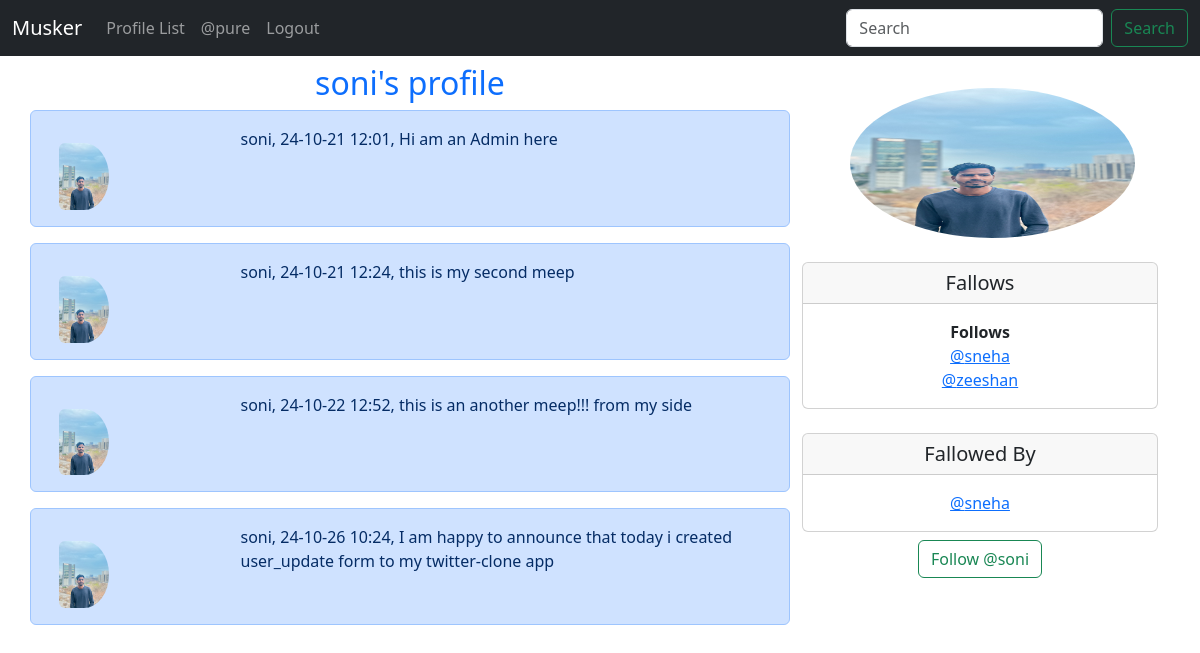
The page /profile/1 (signed in) on the database its author committed.
### musker/models.py (models this page shows)
class Profile(models.Model):
    user = models.OneToOneField(User, on_delete=models.CASCADE)
    fallows = models.ManyToManyField("self", related_name='fallowed_by',
                                     symmetrical=False, blank=True)
    date_modified = models.DateTimeField(User,auto_now=True)
    profile_image = models.ImageField(null=True,blank=True,upload_to='images/')
    def __str__(self):
        return self.user.username

class Meep(models.Model):
    user=models.ForeignKey(User,related_name='meeps',on_delete=models.DO_NOTHING)
    body=models.CharField(max_length=500)
    created_at=models.DateTimeField(auto_now_add=True)
    def __str__(self):
        return (
            f'{self.user}'",     "
            f'{self.created_at:%y-%m-%d %H:%M}'",     "
            f'{self.body}'
        )

### musker/views.py (the view, shortened to what this page needs)
# urls.py: path('profile/<int:pk>',views.profile,name='profile'),
def profile(request, pk):
    if request.user.is_authenticated:
        profile = Profile.objects.get(user_id=pk)  # Soni
        meeps = Meep.objects.filter(user_id=pk)
        return render(request, 'profile.html', {'profile': profile, 'meeps': meeps})
    else:
        messages.success(request, ('you Must Be Logged in To view This '))
        return redirect('home')

### musker/templates/profile.html (shortened to what this page needs)
{% extends 'base.html' %}
{% load static %}
{% block content %}
{% if profile %}
<div class="row">
    <div class="col-md-8">
    <h2 class="text-center text-primary ">{{ profile.user.username}}'s profile</h2>
         {% if meeps %}
        {% for meep in meeps %}
        <div class="row alert alert-primary">
            <div class="col-md-3">
                {% if profile.profile_image %}
               <img src="{{profile.profile_image.url}}" class="img-fluid rounded-start rounded-circle mt-3" width="50" height="50"   alt="...">
                    {% else %}
               <img src="{% static 'images/defaultProfile.jpg'  %}" class="img-fluid rounded-start" alt="...">
                {% endif %}
            </div>
            <div class="col-md-9">
                {{meep}}
            </div>
        </div>
      {% endfor %}
      {% endif %}
    </div>
    <br>
    <br>
    <div class="col-md-4 mt-4">
        {% if profile.profile_image %}
       <img src="{{profile.profile_image.url}}" height="150px" width="80%" class="mx-5 rounded-circle"  style="border:50%">
        <br>
        <br >
        {% else %}
              <img src="{% static 'images/defaultProfile.jpg'  %}" class="img-fluid rounded-circle mx-5 mb-2" alt="...">
        {% endif %}
        <div class="card text-center">
            <h5 class="card-header">Fallows</h5>
            <div class="card-body">
               <p class="card-text">
                   <strong>Follows</strong><br>
                  {% for following in profile.fallows.all %}
                     <a href="{% url 'profile' following.user.id %}" > @{{following}}</a><br>
                  {% endfor %}
               </p>
            </div>
        </div>
         <div class="card text-center mt-4">
            <h5 class="card-header">Fallowed By</h5>
            <div class="card-body">
               <p class="card-text">
                  {% for following in profile.fallowed_by.all %}
                     <a href="{% url 'profile' following.user.id %}" > @{{following}}</a><br>
                  {% endfor %}
               </p>
            </div>
        </div>
        <form method="post" class="text-center mt-2">
            {% if  profile in request.user.profile.fallows.all %}
                <button class="btn btn-outline-danger" name="follow"  value="unfollow"  type="submit">
                    Unfollow@{{ profile.user.username|lower}}</button>
             {% else %}
                <button class="btn btn-outline-success" name="follow"  value="follow"  type="submit">
                    Follow  @{{ profile.user.username|lower}}</button>
            {% endif %}
        </form>
        <br>
      </div>
        <br>
      </div>
{% endif %}
{% endblock %}

### musker/templates/Navbar.html (shortened to what this page needs)
<nav class="navbar navbar-expand-lg navbar-dark bg-dark mb-2 ">
  <div class="container-fluid">
    <a class="navbar-brand" href="/">Musker</a>
    <div class="collapse navbar-collapse" id="navbarSupportedContent">
      <ul class="navbar-nav me-auto mb-2 mb-lg-0">
        <li class="nav-item">
          <a class="nav-link" href="{% url 'profile_list' %}">Profile List</a>
        </li>
        {% if user.is_authenticated%}
          <li class="nav-item">
          <a class="nav-link" href="{% url 'profile' request.user.id %}">@{{user}}</a>
        </li>
         <li class="nav-item">
          <a class="nav-link" href="{% url 'logout' %}">Logout</a>
         </li>
        {% else %}
             <li class="nav-item">
          <a class="nav-link" href="{% url 'login' %}">Login</a>
               <li class="nav-item">
          <a class="nav-link" href="{% url 'signin' %}">Signin</a>
         </li>
        {% endif %}
      </ul>
      <form class="d-flex" role="search">
        <input class="form-control me-2" type="search" placeholder="Search" aria-label="Search">
        <button class="btn btn-outline-success" type="submit">Search</button>
      </form>
    </div>
  </div>
</nav>

### rows shown on the page
Profile: user.username "soni", profile_image (picture)
Meep: profile_image (picture), user+created_at+body "soni, 24-10-21 12:01, Hi am an Admin here"
Meep: profile_image (picture), user+created_at+body "soni, 24-10-21 12:24, this is my second meep"
Meep: profile_image (picture), user+created_at+body "soni, 24-10-22 12:52, this is an another meep!!! from my side"
Meep: profile_image (picture), user+created_at+body "soni, 24-10-26 10:24, I am happy to announce that today i created user_update form to my twitter-clone app"
Profile: user.username "sneha"
Profile: user.username "zeeshan"

### other values the page prints
{{ user }} "pure"
